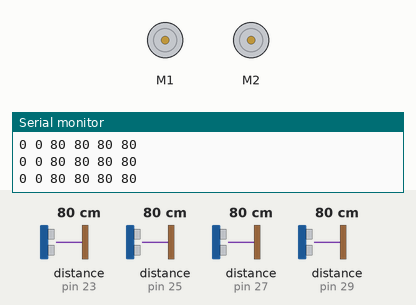
A sketch run on a simulated Arduino Mega 2560, built with avr-gcc and run on an emulated ATmega2560. Shown: 2 × DC motor (green arrow = forward, orange = backward, longer = faster), the last lines printed to the serial monitor. Wiring (inferred from the names in the program): 4 × ultrasonic range finder: trigger pin 22, echo pin 23 / trigger pin 24, echo pin 25 / trigger pin 26, echo pin 27 / trigger pin 28, echo pin 29. Inputs (shaded band) come from the test bench; at power-on: distance to the obstacle (sensors on pin 29, pin 25, pin 27, pin 23) 80 cm. The echo pulse lasts 58.3 µs per cm.

Above: at 1.2 s.
1.3 s: distance to the obstacle (sensor on pin 29) set to 4 cm
At 2.4 s:
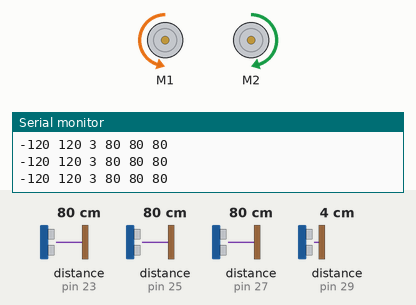
2.8 s: distance to the obstacle (sensor on pin 25) set to 76 cm
At 4.0 s:
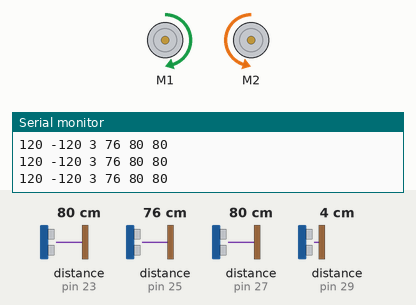
7.3 s: distance to the obstacle (sensor on pin 27) set to 72 cm
At 8.2 s:
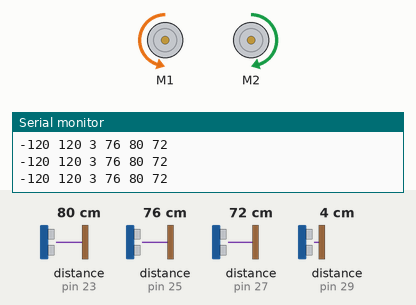
10.3 s: distance to the obstacle (sensor on pin 27) set to 120 cm
At 11.5 s:
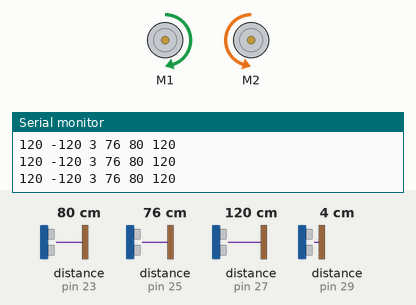
11.8 s: distance to the obstacle (sensor on pin 27) set to 2 cm
At 12.9 s:
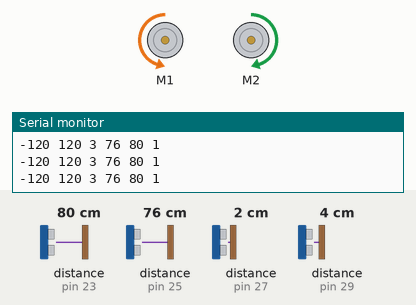
Timing chart, 0 to 14.8 s (numbered marks = the images above; inputs shaded):
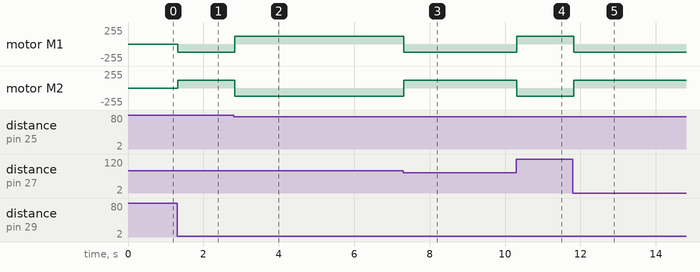

The sketch:

vehicle_controller.ino
```cpp
#include <AFMotor.h>

AF_DCMotor motor_L(1);
AF_DCMotor motor_R(2);


// Ultrasonic sensor pins
#define TRIG_FRONT 28
#define ECHO_FRONT 29
#define TRIG_LEFT  24
#define ECHO_LEFT  25
#define TRIG_BACK  22
#define ECHO_BACK  23
#define TRIG_RIGHT 26
#define ECHO_RIGHT 27

// === Configuration Constants ===
// Distance thresholds (all in cm)
const int THRESHOLD_FRONT = 20;  // if < this, forward is blocked
const int THRESHOLD_SIDE  = 15;  // if < this, side is too close during turn
const int THRESHOLD_BACK  = 20;  // if < this, don’t reverse further

// Speeds for automatic maneuvers
const int BASE_SPEED = 150;  // used when reversing out of a corner
const int TURN_SPEED = 120;  // used for in-place pivots

// === State Variables ===
long frontDistance, leftDistance, rightDistance, backDistance;
int  cmdLeftSpeed  = 0;  // from your tilt‑remote
int  cmdRightSpeed = 0;

// === readUltrasonicCM ===
// Trigger the HC‑SR04 and return the distance in cm.
// If no echo within 30ms (~5m), returns 500 as “no obstacle.”
long readUltrasonicCM(int trigPin, int echoPin) {
  digitalWrite(trigPin, LOW);
  delayMicroseconds(2);
  digitalWrite(trigPin, HIGH);
  delayMicroseconds(10);
  digitalWrite(trigPin, LOW);
  long dur = pulseIn(echoPin, HIGH, 30000);
  return dur ? (dur / 58) : 500;
}

void setup() {

  Serial.begin(9600);  // for reading tilt‑remote data
  Serial1.begin(9600);
  // — Motor pins
  //Set initial speed of the motor & stop


  // — Sonar pins
  pinMode(TRIG_FRONT, OUTPUT);  pinMode(ECHO_FRONT, INPUT);
  pinMode(TRIG_LEFT,  OUTPUT);  pinMode(ECHO_LEFT,  INPUT);
  pinMode(TRIG_BACK,  OUTPUT);  pinMode(ECHO_BACK,  INPUT);
  pinMode(TRIG_RIGHT, OUTPUT);  pinMode(ECHO_RIGHT, INPUT);

  // Ensure all triggers start LOW
  digitalWrite(TRIG_FRONT, LOW);
  digitalWrite(TRIG_LEFT,  LOW);
  digitalWrite(TRIG_BACK,  LOW);
  digitalWrite(TRIG_RIGHT, LOW);

  motor_L.run(FORWARD);
  motor_L.setSpeed(0);

  motor_R.run(FORWARD);
  motor_R.setSpeed(0);
}

void loop() {
  // --- 1) Read all four sensors sequentially ---
  frontDistance = readUltrasonicCM(TRIG_FRONT, ECHO_FRONT);
  leftDistance  = readUltrasonicCM(TRIG_LEFT,  ECHO_LEFT);
  rightDistance = readUltrasonicCM(TRIG_RIGHT, ECHO_RIGHT);
  backDistance  = readUltrasonicCM(TRIG_BACK,  ECHO_BACK);

  // --- 2) Fetch remote’s tilt‑based motor commands ---
  // Expect two integers: leftSpeed and rightSpeed (–255 to +255)
  if (Serial1.available() > 0) {
    cmdLeftSpeed  = Serial1.parseInt();
    cmdRightSpeed = Serial1.parseInt();

    // Echo to USB-Serial so you can watch in the Serial Monitor

  }
  int L = cmdLeftSpeed;
  int R = cmdRightSpeed;


  // // // --- 3) Smart Obstacle Avoidance Logic ---
  if (frontDistance < THRESHOLD_FRONT) {
    // Forward path blocked → choose a detour or back up
    if (leftDistance > THRESHOLD_SIDE || rightDistance > THRESHOLD_SIDE) {
      // At least one side is clear
      if (leftDistance >= rightDistance) {
        // Pivot left in place
        L = -TURN_SPEED;
        R =  TURN_SPEED;
      } else {
        // Pivot right in place
        L =  TURN_SPEED;
        R = -TURN_SPEED;
      }
    } else {
      // Both sides are blocked → reverse out
      L = R = -BASE_SPEED;
      // If even the back is blocked, spin as last resort
      if (backDistance < THRESHOLD_BACK) {
        L = -TURN_SPEED;
        R =  TURN_SPEED;
      }
    }
  } else {
    // Forward is clear → obey remote but guard sides & back

    // — Side‑avoidance during arcs —
    // If turning toward a too‑close side, reduce or cancel that turn:
    if (leftDistance < THRESHOLD_SIDE && R > L) {
      // Robot is arcing left (right wheel faster) but left is too close
      if (L >= 0 && R >= 0) {
        // Straighten: match right to left
        R = L;
      } else if (L < 0 && R > 0) {
        // Pivot the other way instead
        L =  TURN_SPEED;
        R = -TURN_SPEED;
      }
    }
    if (rightDistance < THRESHOLD_SIDE && L > R) {
      // Arcing right but right side is too close
      if (L >= 0 && R >= 0) {
        // Straighten: match left to right
        L = R;
      } else if (L > 0 && R < 0) {
        // Pivot left instead
        L = -TURN_SPEED;
        R =  TURN_SPEED;
      }
    }
    // — Back‑avoidance —
    // Prevent reverse into obstacles
    if (backDistance < THRESHOLD_BACK && L < 0 && R < 0) {
      L = R = 0;
    }
  }

  // --- 4) Drive the motors with final L/R speeds ---

  // Left motor logic
  if (L >= 0) {
    motor_L.run(FORWARD);
    motor_L.setSpeed(L);
  } else {
    motor_L.run(BACKWARD);
    motor_L.setSpeed(abs(L));
  }

  // Right motor logic
  if (R >= 0) {
    motor_R.run(FORWARD);
    motor_R.setSpeed(R);
  } else {
    motor_R.run(BACKWARD);
    motor_R.setSpeed(abs(R));
  }

  Serial.print(L);
  Serial.print(" ");
  Serial.print(R);
  Serial.print(" ");
  Serial.print(frontDistance);
  Serial.print(" ");
  Serial.print(leftDistance);
  Serial.print(" ");
  Serial.print(backDistance);
  Serial.print(" ");
  Serial.println(rightDistance);
  // --- 5) Loop timing ---
  delay(5);  // ~100 Hz main loop
}
```

Measured:
- the behaviour switches between 80 and 79 cm on distance to the obstacle (sensor on pin 25) (found by bisection; images 1 and 2)
- the behaviour switches between 77 and 76 cm on distance to the obstacle (sensor on pin 27) (found by bisection; images 2 and 3)
- after the input at 1.3 s, motor M1: stopped → backward 120/255 at once; motor M2: stopped → forward 120/255 at once
- after the input at 2.8 s, motor M1: backward 120/255 → forward 120/255 at once; motor M2: forward 120/255 → backward 120/255 at once
- after the input at 7.3 s, motor M1: forward 120/255 → backward 120/255 at once; motor M2: backward 120/255 → forward 120/255 at once
- after the input at 10.3 s, motor M1: backward 120/255 → forward 120/255 at once; motor M2: forward 120/255 → backward 120/255 at once
- after the input at 11.8 s, motor M1: forward 120/255 → backward 120/255 at once; motor M2: backward 120/255 → forward 120/255 at once
